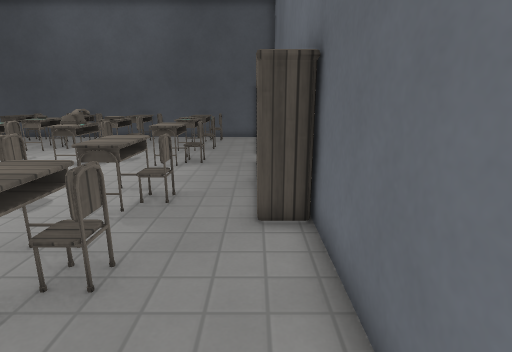
view 1 (above)

17 first-person views from a walk through a level from a Godot 3-D game. The camera is 1.3 m above the floor, tilts 14° down and sees 80° across. The floor is counted in squares, 0.5 m on a side. Each view is taken from the middle of a square. On the plan, view 1 faces up. The plan holds only what a view shows up to about 20 squares ahead; the rest is blank. Surface patterns are stand-ins for the level's own textures.

view 2
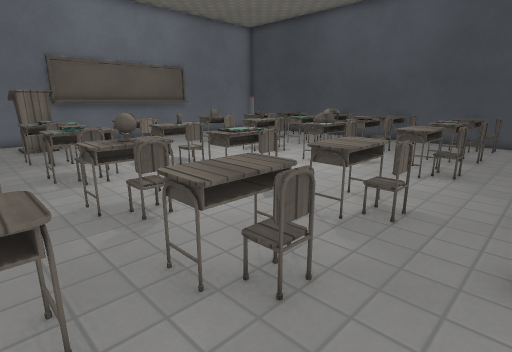

view 3
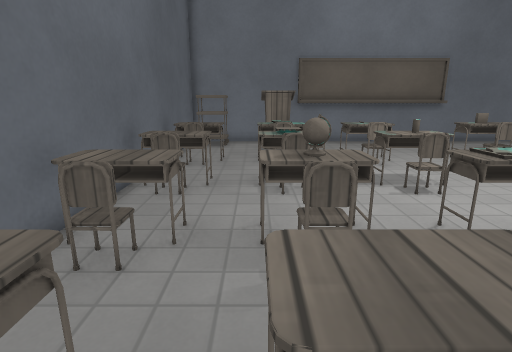

view 4
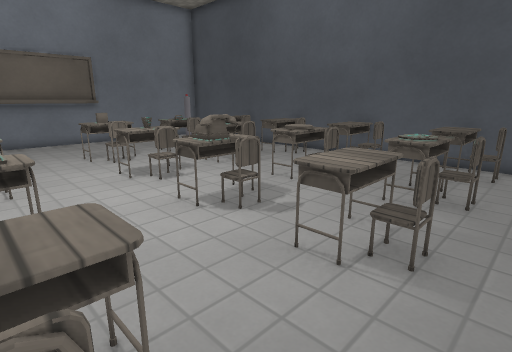

view 5
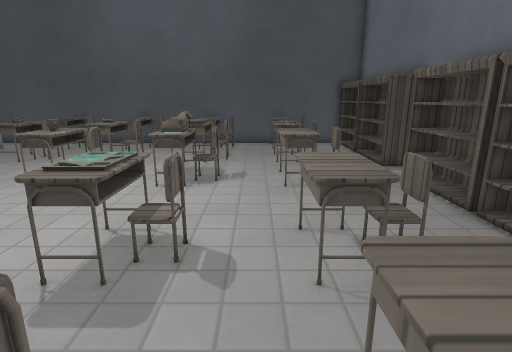

view 6
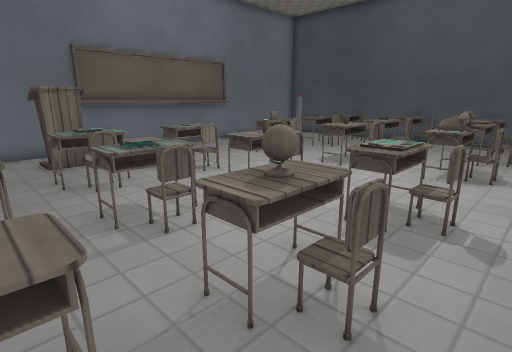

view 7
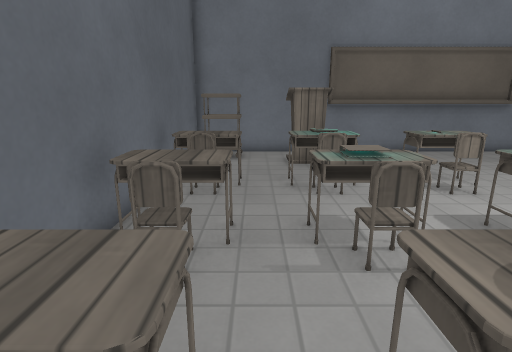

view 8
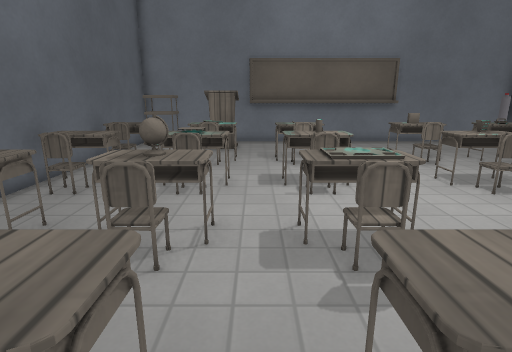

view 9
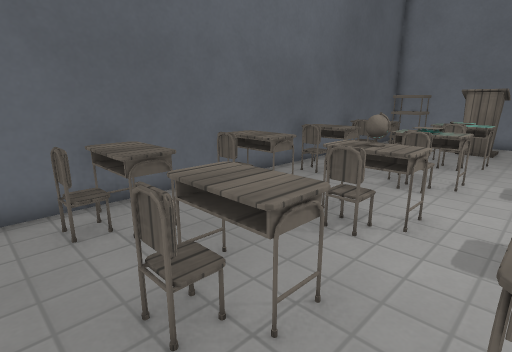

view 10
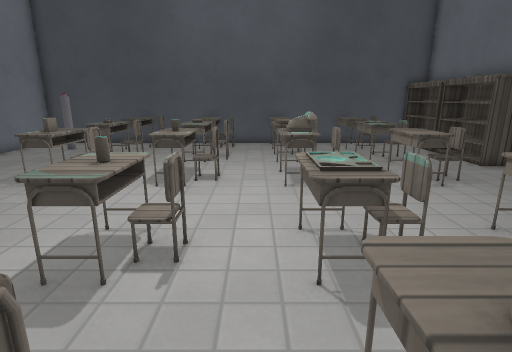

view 11
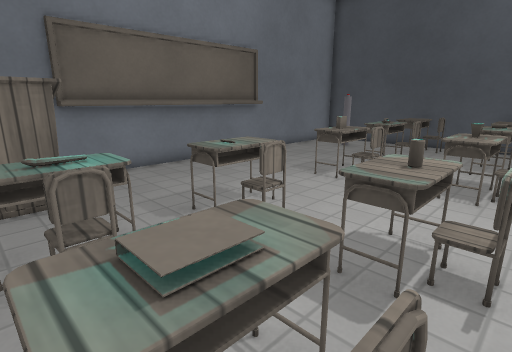

view 12
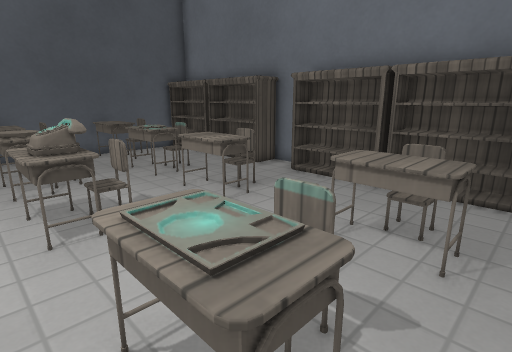

view 13
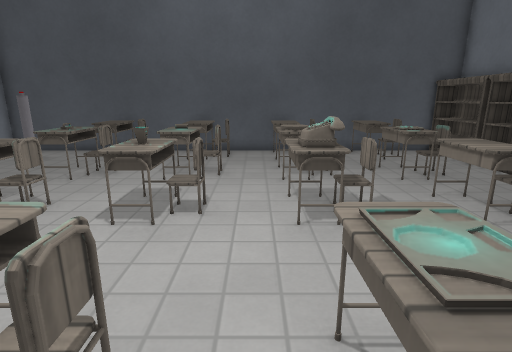

view 14
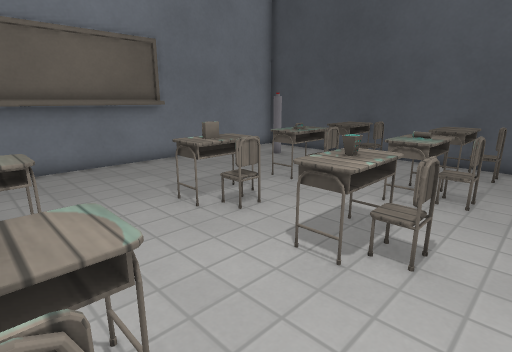

view 15
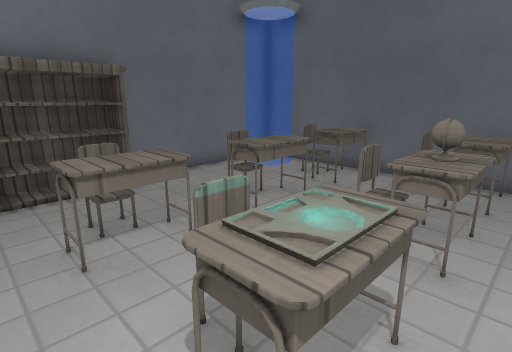

view 16
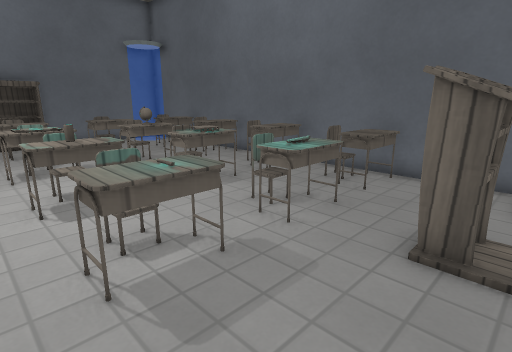

view 17
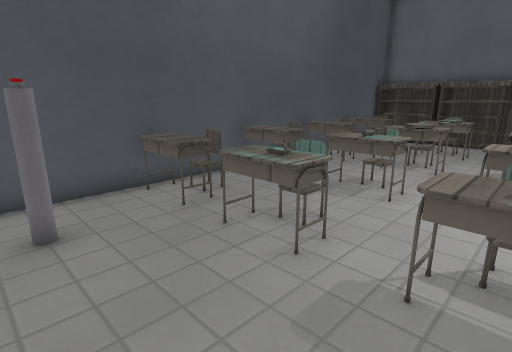

### Floor plan
Points are (right, up) in squares from view 1. A wall is a line through its corners. A room is listed if a view was taken in it or the views show most of it. See-through windows are left out.
Room 1 (views 1, 2, 3, 4, 5, 6, 7, 8, 9, 10, 11, 12, 13, 14, 15, 16, 17)
walls: (1.3, 14) (1.3, 15.1); (-21.2, 14.8) (-21.2, 5.6) (-21.8, 5.6); (0.4, 22) (-21.7, 22) (-21.7, -1) (1.3, -1) (1.3, 6.5)
low walls: (-8.1, 7.4) (-8.1, 8.6) (-7.5, 8.6); (-11.8, 4.3) (-11.9, 3.5); (-11.5, 3.6) (-11.9, 3.6) (-11.9, 4.4) (-11.8, 3.7)
objects: other object (-21, 0) to (-20, 1); desk (-20, 3) to (-18, 5); button (-19, 19) to (-19, 20); table (-16, 0) to (-15, 1); table (-16, 3) to (-15, 5); table (-16, 7) to (-15, 9); table (-16, 12) to (-15, 14); books (-16, 13); table (-16, 16) to (-15, 18); table (-16, 20) to (-15, 21); chair (-14, 0) to (-14, 1); chair (-14, 4); chair (-14, 8); chair (-14, 13); chair (-14, 17); chair (-14, 20) to (-14, 21); table (-12, 0) to (-11, 1); table (-12, 3) to (-11, 5); table (-12, 7) to (-11, 9); table (-12, 12) to (-11, 14); table (-12, 16) to (-11, 18); table (-12, 20) to (-11, 21); chair (-10, 0) to (-10, 1); chair (-10, 4); chair (-10, 8); chair (-10, 13); chair (-10, 17); chair (-10, 20) to (-10, 21); table (-8, 0) to (-7, 1); table (-8, 3) to (-7, 5); table (-8, 7) to (-7, 9); table (-8, 12) to (-7, 14); table (-8, 16) to (-7, 18); table (-8, 20) to (-7, 21); chair (-6, 0) to (-6, 1); chair (-6, 4); chair (-6, 8); chair (-6, 13); chair (-6, 17); chair (-6, 20) to (-6, 21); table (-4, 0) to (-3, 1); table (-4, 3) to (-3, 5); table (-4, 7) to (-3, 9); table (-4, 12) to (-3, 14); table (-4, 16) to (-3, 18); table (-4, 20) to (-3, 21); chair (-2, 0) to (-2, 1); chair (-2, 4); chair (-2, 8); chair (-2, 13); chair (-2, 17); chair (-2, 20) to (-2, 21); shelf (0, 6) to (1, 9); shelf (0, 10) to (1, 13); shelf (0, 15) to (1, 18); shelf (0, 19) to (1, 21)

Positions as (right, up) in squares from view 1, and headings:
1: (0, 0), facing up
2: (0, 1), facing up-left
3: (-2, 3), facing left
4: (-1, 8), facing up-left
5: (-5, 3), facing up
6: (-5, 1), facing up-left
7: (-6, 2), facing left
8: (-2, 6), facing left
9: (-1, 7), facing down-left
10: (-9, 3), facing up
11: (-10, 3), facing up-left
12: (-9, 6), facing up-right
13: (-9, 6), facing up
14: (-9, 8), facing up-left
15: (-9, 10), facing down-right
16: (-20, 10), facing down-right
17: (-20, 13), facing up-right
